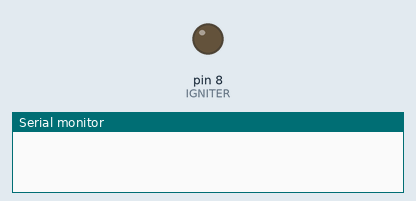
This sketch was run on a simulated Arduino Uno, built with avr-gcc and run on an emulated ATmega328P. Shown: output pins drawn as LEDs (lit = HIGH), the last lines printed to the serial monitor.

Above: at 0.1 s.
At 10.1 s:
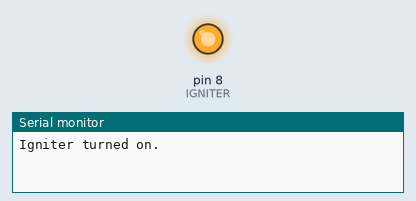
Timing chart, 0 to 11.6 s (numbered marks = the images above):
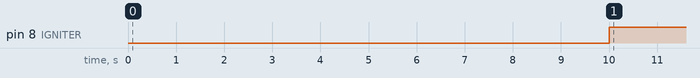

The sketch:

Ignition_Charge.ino
```cpp
const int IGNITER = 8;
bool igniterOn = false;

void setup() {
  pinMode(IGNITER, OUTPUT);
  Serial.begin(9600);
  delay(10000); // Delay for 10 seconds
}

void loop() {
  if (!igniterOn) {
    // Turn on igniter
    digitalWrite(IGNITER, HIGH);
    igniterOn = true;
    Serial.println("Igniter turned on.");
  }
}
```

Measured:
- by itself, pin 8 (IGNITER): LOW → HIGH at 10.0 s
